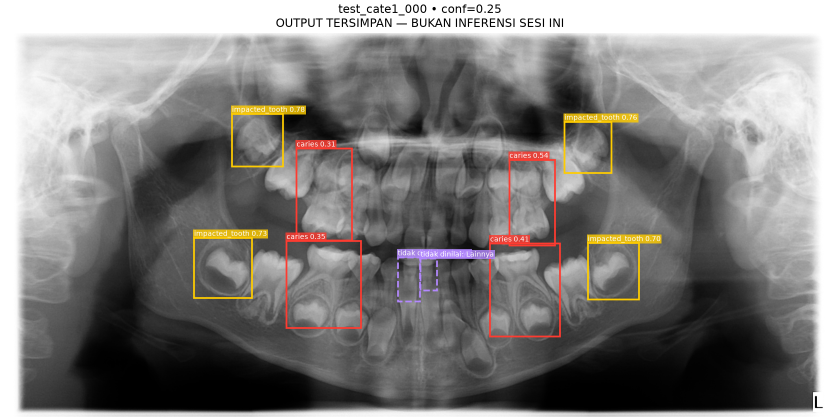
#> input picture assets/pediatric_opg/canonical_overlay_test_cate1_000_conf025.png, 1680 x 840 px, given in place of test_cate1_004.png, which was not available (shown at 1/2 size); the run also reads 2 pictures not shown here
$ python build-figures.py
#> lines starting #> are read from the running program, lines starting #| are printed output that depends on the picture; pictures that were not available may be replaced by others from this repository, and a replacement may not be noted
#!/usr/bin/env python3
"""Membangun figur turunan untuk deck presentasi.

Sumber data HANYA `assets/pediatric_opg/` di repo materi: empat radiograf
panoramik publik (CC0) beserta manifest anotasinya. Direktori `dataset/`
mengandung berkas dengan nama pasien asli dan TIDAK BOLEH disentuh skrip ini
maupun dirujuk deck; `check-deck.py` menegakkan larangan itu.

Skrip idempoten: jalankan berkali-kali, `manifest.json` tidak berubah selama
sumbernya sama. Keluaran ditulis ke `presentasi/assets/figures/`.

    python presentasi/tools/build-figures.py
    python presentasi/tools/build-figures.py --force    # tulis ulang semua

Butuh numpy, opencv-python, dan Pillow - semuanya sudah ada di `.venv` repo.
"""

from __future__ import annotations

import argparse
import hashlib
import json
import sys
from pathlib import Path

import cv2
import numpy as np

ROOT = Path(__file__).resolve().parents[2]
SRC = ROOT / "assets" / "pediatric_opg"
OUT = Path(__file__).resolve().parents[1] / "assets" / "figures"

# Lebar target untuk gambar yang tampil penuh di panggung 1280x720. Dua kali
# lipat lebar tampil supaya tetap tajam saat deck diproyeksikan pada layar
# beresolusi tinggi, tanpa membawa PNG 2000px yang berat.
SLIDE_W = 1400

# ROI yang dipakai notebook Sesi 1 sebagai contoh pertama.
ROI_DEMO = [620, 270, 920, 710]

# ROI terpisah untuk tangga kontras: lanskap, supaya enam frame perbandingan
# muat berdampingan di panggung 16:9 tanpa mengecil jadi tak terbaca.
ROI_KONTRAS = [560, 300, 1240, 700]

# Warna UGM untuk anotasi yang digambar skrip ini (BGR untuk OpenCV).
UGM_BLUE_BGR = (107, 65, 1)
UGM_YELLOW_BGR = (2, 212, 253)


# --------------------------------------------------------------------------
# Utilitas
# --------------------------------------------------------------------------


# [6 lines left out: function sha256, not called in this run]


def load_manifest() -> dict:
    with (SRC / "cases.json").open(encoding="utf-8") as fh:
        return json.load(fh)


def read_gray(case_id: str) -> np.ndarray:
    img = cv2.imread(str(SRC / f"{case_id}.png"), cv2.IMREAD_GRAYSCALE)
    if img is None:
        raise SystemExit(f"Gagal membaca {case_id}.png dari {SRC}")
    return img


def write(name: str, img: np.ndarray, force: bool = False) -> Path:
    """Tulis PNG. Melewati penulisan bila isinya identik, supaya idempoten."""
    path = OUT / name
    ok, buf = cv2.imencode(".png", img, [cv2.IMWRITE_PNG_COMPRESSION, 6])
    if not ok:
        raise SystemExit(f"Gagal meng-encode {name}")
    data = buf.tobytes()
    if not force and path.exists() and path.read_bytes() == data:
        return path
    path.write_bytes(data)
    return path


def resize_w(img: np.ndarray, width: int) -> np.ndarray:
    h = int(round(img.shape[0] * width / img.shape[1]))
    interp = cv2.INTER_AREA if width < img.shape[1] else cv2.INTER_CUBIC
    return cv2.resize(img, (width, h), interpolation=interp)


def histogram_strip(gray: np.ndarray, w: int = 560, h: int = 150) -> np.ndarray:
    """Histogram intensitas sebagai gambar, bergaya UGM (batang navy)."""
    hist = cv2.calcHist([gray], [0], None, [256], [0, 256]).flatten()
    hist = hist / hist.max() if hist.max() > 0 else hist
    canvas = np.full((h, w, 3), 248, np.uint8)
    for x in range(256):
        bar = int(round(hist[x] * (h - 12)))
        x0 = int(round(x * w / 256))
        x1 = max(x0 + 1, int(round((x + 1) * w / 256)))
        cv2.rectangle(canvas, (x0, h - bar), (x1 - 1, h), UGM_BLUE_BGR, -1)
    cv2.rectangle(canvas, (0, 0), (w - 1, h - 1), (231, 229, 227), 1)
    return canvas


# --------------------------------------------------------------------------
# F1 - histogram identik, anatomi hancur
# --------------------------------------------------------------------------


def fig_histogram_twin(force: bool) -> None:
    """Dua citra dengan histogram identik persis.

    Mengacak posisi piksel adalah permutasi: multiset nilai keabuan tidak
    berubah sedikit pun, jadi histogramnya sama sampai bin terakhir - tetapi
    seluruh geometri anatomi lenyap. Ini bukti visual paling langsung bahwa
    histogram buta terhadap struktur, poin kritis di notebook Sesi 1.
    """
    gray = read_gray("test_cate1_004")
    small = resize_w(gray, 900)

    rng = np.random.default_rng(20260915)  # tanggal sesi 1, supaya reprodusibel
    flat = small.flatten().copy()
    rng.shuffle(flat)
    scrambled = flat.reshape(small.shape)

    write("f1-histogram-asli.png", cv2.cvtColor(small, cv2.COLOR_GRAY2BGR), force)
    write("f1-histogram-acak.png", cv2.cvtColor(scrambled, cv2.COLOR_GRAY2BGR), force)
    write("f1-histogram-asli-hist.png", histogram_strip(small), force)
    write("f1-histogram-acak-hist.png", histogram_strip(scrambled), force)

    h_a = cv2.calcHist([small], [0], None, [256], [0, 256])
    h_b = cv2.calcHist([scrambled], [0], None, [256], [0, 256])
    assert np.array_equal(h_a, h_b), "Histogram seharusnya identik setelah permutasi"


# --------------------------------------------------------------------------
# F2/F3/F4 - tangga CLAHE dan penguatan derau
# --------------------------------------------------------------------------


def clahe(gray: np.ndarray, clip: float) -> np.ndarray:
    return cv2.createCLAHE(clipLimit=clip, tileGridSize=(8, 8)).apply(gray)


def fig_clahe_ladder(force: bool) -> None:
    """Asli / histogram equalization / CLAHE pada empat clip limit."""
    gray = read_gray("test_cate1_001")
    x1, y1, x2, y2 = ROI_KONTRAS
    roi = gray[y1:y2, x1:x2]
    roi = resize_w(roi, 680)

    frames = {
        "asli": roi,
        "he": cv2.equalizeHist(roi),
        "clahe10": clahe(roi, 1.0),
        "clahe20": clahe(roi, 2.0),
        "clahe40": clahe(roi, 4.0),
        "clahe80": clahe(roi, 8.0),
    }
    for key, img in frames.items():
        write(f"f3-kontras-{key}.png", cv2.cvtColor(img, cv2.COLOR_GRAY2BGR), force)
        write(f"f4-kontras-{key}-hist.png", histogram_strip(img, w=680, h=110), force)

    # F2: zoom area yang secara radiografis relatif homogen. CLAHE clip tinggi
    # menaikkan kontras lokal di sini, dan yang ikut terangkat adalah derau -
    # bukan informasi diagnostik baru.
    patch = gray[300:420, 900:1140]
    patch = cv2.resize(patch, (480, 240), interpolation=cv2.INTER_NEAREST)
    patch_clahe = cv2.resize(
        clahe(gray, 8.0)[300:420, 900:1140], (480, 240), interpolation=cv2.INTER_NEAREST
    )
    write("f2-derau-asli.png", cv2.cvtColor(patch, cv2.COLOR_GRAY2BGR), force)
    write("f2-derau-clahe80.png", cv2.cvtColor(patch_clahe, cv2.COLOR_GRAY2BGR), force)


# --------------------------------------------------------------------------
# F5 - citra kecil untuk lup piksel
# --------------------------------------------------------------------------


def fig_pixel_source(force: bool) -> None:
    """Grayscale kecil yang dibaca widget `pixel-loupe` lewat canvas.

    Sengaja kecil (640px): widget membaca nilai piksel apa adanya, dan angka
    yang muncul di layar harus benar-benar nilai yang ada di berkas ini.
    """
    gray = read_gray("test_cate1_004")
    small = resize_w(gray, 640)
    write("f5-loupe-src.png", cv2.cvtColor(small, cv2.COLOR_GRAY2BGR), force)


# --------------------------------------------------------------------------
# F6 - letterbox 640x640
# --------------------------------------------------------------------------


def fig_letterbox(force: bool) -> None:
    """Bagaimana OPG 2000x942 masuk ke input model 640x640.

    Meniru persis pra-pemrosesan notebook Sesi 2: skala seragam lalu padding
    abu 114 di atas dan bawah. Slide memakainya untuk menjelaskan mengapa
    koordinat keluaran model harus dipetakan balik ke citra asli.
    """
    img = cv2.imread(str(SRC / "test_cate1_004.png"), cv2.IMREAD_COLOR)
    h, w = img.shape[:2]
    r = min(640 / w, 640 / h)
    nw, nh = int(round(w * r)), int(round(h * r))
    resized = cv2.resize(img, (nw, nh), interpolation=cv2.INTER_LINEAR)

    canvas = np.full((640, 640, 3), 114, np.uint8)
    top = (640 - nh) // 2
    left = (640 - nw) // 2
    canvas[top:top + nh, left:left + nw] = resized

    # Tandai batas citra nyata supaya area padding terbaca jelas di slide.
    cv2.rectangle(canvas, (left, top), (left + nw - 1, top + nh - 1), UGM_YELLOW_BGR, 2)
    write("f6-letterbox-640.png", canvas, force)


# --------------------------------------------------------------------------
# F7 - versi slide-ready dari aset yang sudah ada
# --------------------------------------------------------------------------


def fig_slide_ready(force: bool) -> None:
    """Turunkan resolusi OPG, overlay ambang, dan heatmap oklusi.

    Berkas kanonik di repo materi berukuran 0,5-2,6 MB per berkas. Deck harus
    muat di flashdisk dan dimuat instan dari file://, jadi semuanya diturunkan
    ke lebar tampil dan disimpan ulang.
    """
    cases = ["test_cate1_000", "test_cate1_001", "test_cate1_004", "test_cate1_012"]

    for case in cases:
        img = cv2.imread(str(SRC / f"{case}.png"), cv2.IMREAD_COLOR)
        write(f"f7-opg-{case}.png", resize_w(img, SLIDE_W), force)

        for conf in ("025", "045"):
            name = f"canonical_overlay_{case}_conf{conf}.png"
            path = SRC / name
            if not path.exists():
                print(f"  ! lewati (tidak ada): {name}")
                continue
            overlay = cv2.imread(str(path), cv2.IMREAD_COLOR)
            write(f"f7-overlay-{case}-conf{conf}.png", resize_w(overlay, SLIDE_W), force)

    extras = {
        "canonical_occlusion_test_cate1_004_grid6.png": "f7-oklusi-grid6.png",
        "canonical_sesi2_occlusion.png": "f7-oklusi-ringkas.png",
        "canonical_sesi1_overview.png": "f7-sesi1-ringkas.png",
    }
    for src_name, out_name in extras.items():
        path = SRC / src_name
        if not path.exists():
            print(f"  ! lewati (tidak ada): {src_name}")
            continue
        img = cv2.imread(str(path), cv2.IMREAD_COLOR)
        write(out_name, resize_w(img, SLIDE_W), force)


# --------------------------------------------------------------------------
# F8 - data untuk widget
# --------------------------------------------------------------------------


# [92 lines left out: functions fig_widget_data, write_manifest, not called in this run]


def main() -> int:
    ap = argparse.ArgumentParser(description=__doc__)
    ap.add_argument("--force", action="store_true", help="tulis ulang semua berkas")
    args = ap.parse_args()

    if not SRC.exists():
        print(f"Sumber tidak ditemukan: {SRC}", file=sys.stderr)
        return 1
    OUT.mkdir(parents=True, exist_ok=True)

    steps = [
        ("F1 histogram identik", fig_histogram_twin),
        ("F2/F3/F4 tangga kontras", fig_clahe_ladder),
        ("F5 sumber lup piksel", fig_pixel_source),
        ("F6 letterbox 640x640", fig_letterbox),
        ("F7 turunan slide-ready", fig_slide_ready),
        ("F8 data widget", fig_widget_data),
    ]
    for label, fn in steps:
        print(f"- {label}")
        fn(args.force)
#> this loop made 5 passes
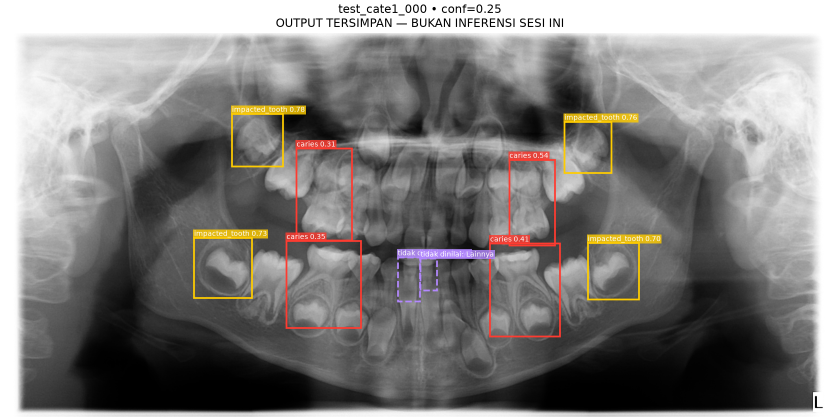
#> input picture assets/pediatric_opg/canonical_overlay_test_cate1_000_conf025.png, 1680 x 840 px, given in place of test_cate1_004.png, which was not available (shown at 1/2 size)
#> pass 1, in read_gray, `img = cv2.imread(str(SRC / f"{case_id}.png"), cv2.IMREAD_GRAYSCALE)`:
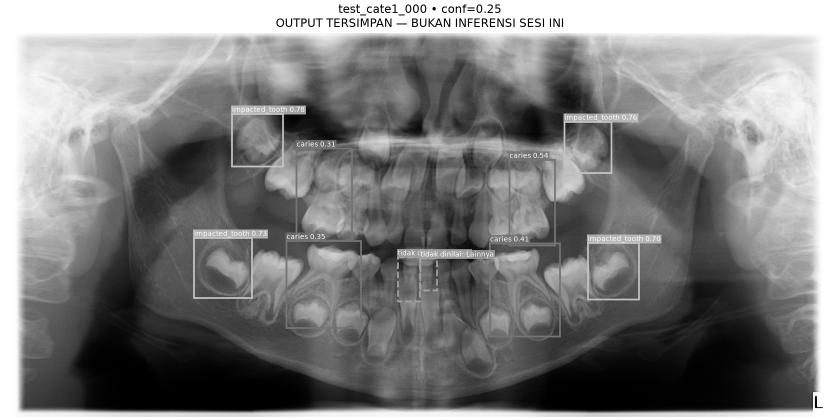
#> img: shape (840, 1680) (shown at 1/2 size); min 0, max 255, mean 129.3
#> pass 1, in fig_histogram_twin, `small = resize_w(gray, 900)`:
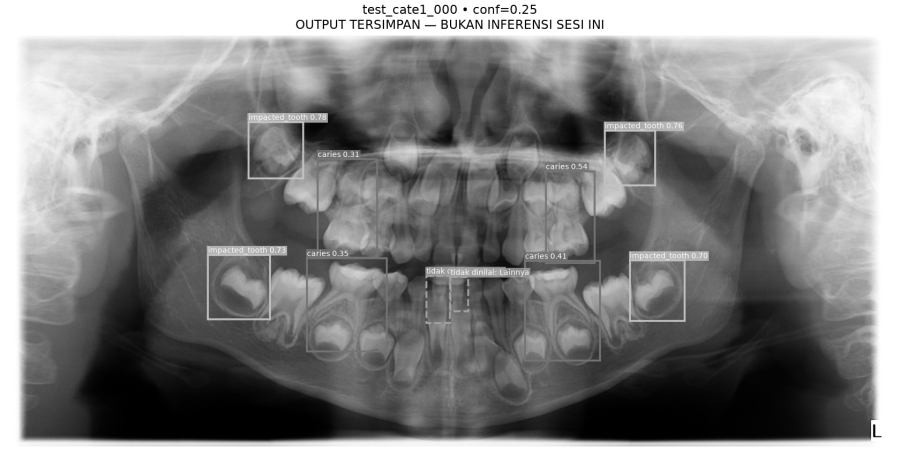
#> small: shape (450, 900); min 0, max 255, mean 129.3
#> pass 1, in fig_histogram_twin, `scrambled = flat.reshape(small.shape)`:
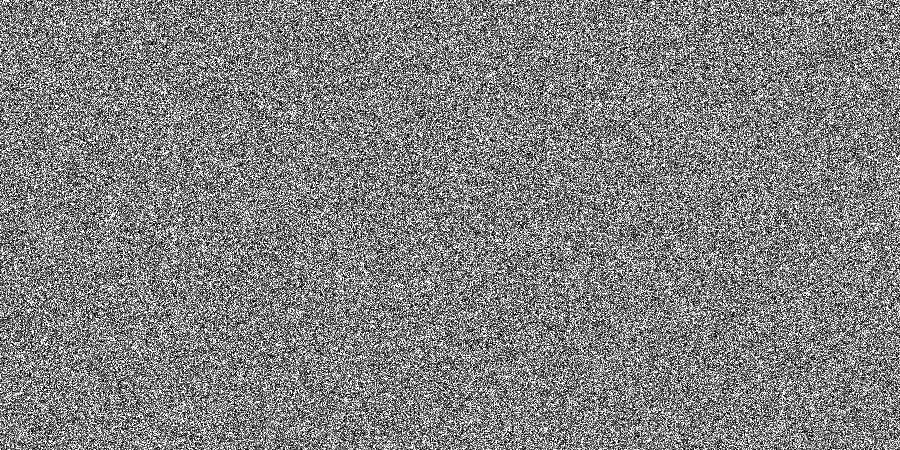
#> scrambled: shape (450, 900); min 0, max 255, mean 129.3
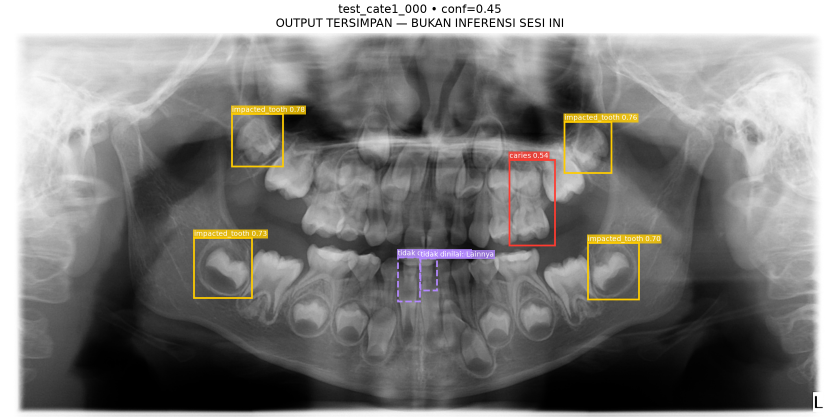
#> input picture assets/pediatric_opg/canonical_overlay_test_cate1_000_conf045.png, 1680 x 840 px, given in place of test_cate1_001.png, which was not available (shown at 1/2 size)

    write_manifest()
    return 0


if __name__ == "__main__":
#> (the run stopped early here; a loop or call above may not have finished)
